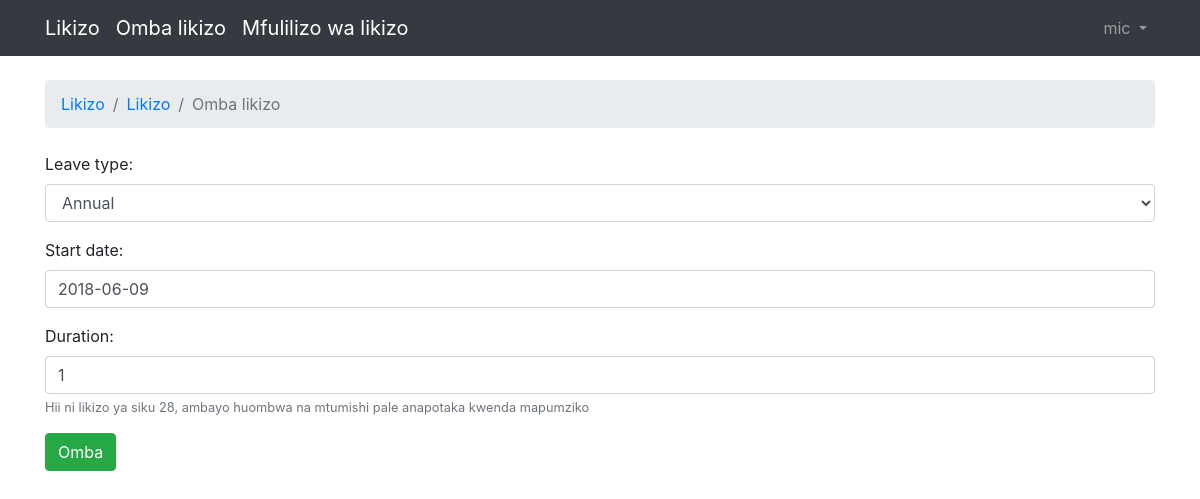
Screenshot of /leave/update/27/ (signed in) with the database file from the repository.
### leave_app/models.py (models this page shows, shortened)
class User(AbstractUser):
    GENDER_TYPE =(
        ('M', 'Male'),
        ('F', 'Female')
    )
    is_supervisor = models.BooleanField(default=False)
    is_manager = models.BooleanField(default=False)
    title = models.CharField(max_length=13, null=True, blank=True)
    PF_number = models.PositiveSmallIntegerField(null=True)
    department = models.ForeignKey(Department, related_name='users', blank=True, null=True)
    gender = models.CharField(choices=GENDER_TYPE, max_length=2, null=True, default='M')

class Leave(models.Model):
    LEAVE_TYPE_CHOICES = (
        ('ANNUAL', 'Annual'),
        ('COMPASSIONATE', 'compassionate'),
        ('MATERNITY', 'maternity'),
        ('PATERNITY', 'paternity')
    )
    leave_type = models.CharField(choices=LEAVE_TYPE_CHOICES, max_length=13, default='ANNUAL')
    start_date = models.DateField()
    duration = models.IntegerField()
    supervisor_approved = models.BooleanField(default=False)  # leave approved by employee supervisor
    manager_approved = models.BooleanField(default=False)   # leave approved by manager
    user = models.ForeignKey(User, on_delete=models.CASCADE, related_name='leaves', blank=True, null=True)
    created_at = models.DateTimeField(auto_now_add=True)
    updated_at = models.DateTimeField(auto_now=True)
    class Meta:
        ordering = ['-start_date']
    '''
    Return true if leave is approved
    '''

### leave_app/views.py (the view)
# urls.py: url(r'^leave/update/(?P<leave_id>\d+)/$', views.edit_leave, name='edit_leave'),
@login_required
def edit_leave(request, leave_id):
    data = get_object_or_404(Leave, id=leave_id)
    if request.method == 'POST':
        form = EditLeaveForm(request.POST or None, instance=data, request=request)
        if form.is_valid():
            leave = form.save(commit=False)
            leave.start_date = form.cleaned_data.get('start_date')
            if form.cleaned_data.get('leave_type') == "ANNUAL":
                leave.duration = form.cleaned_data.get('duration')
            elif form.cleaned_data.get('leave_type') == "COMPASSIONATE":
                leave.duration = 14
            elif form.cleaned_data.get('leave_type') == "PATERNITY":
                leave.duration = 14
            else:
                leave.duration = 60
            leave.leave_type = form.cleaned_data.get('leave_type')
            leave.user = request.user
            leave.save()
            return redirect('list_user_leave', username=request.user.username)
        else:
            return render(request, 'new_leave.html', {'form': form})
    else:
        form = NewLeaveForm(instance=data, request=request)
    return render(request, 'new_leave.html', {'form': form})

### leave_app/forms.py (shortened to what this page needs)
class NewLeaveForm(forms.ModelForm):
    def __init__(self, *args, **kwargs):
        self.request = kwargs.pop('request')
        super(NewLeaveForm, self).__init__(*args, **kwargs)
    date = datetime.datetime.today()
    today_date = date.strftime("%Y-%m-%d")
    LEAVE_TYPE_CHOICES = (
        ('ANNUAL', 'Annual'),
        ('COMPASSIONATE', 'compassionate'),
        ('MATERNITY', 'maternity'),
        ('PATERNITY', 'paternity')
    )
    leave_type = forms.CharField(widget=forms.Select(choices=LEAVE_TYPE_CHOICES))
    start_date = forms.DateField(initial=today_date, widget=DatePickerInput(
        options={"format": "yyyy-mm-dd", "autoclose": True,
                 "startDate": "-1w",
                 "endDate": "+1y",
                 "todayHighlight": True,
                 }))
    duration = forms.IntegerField(required=False)
    class Meta:
        model = Leave
        fields = ['leave_type', 'start_date', 'duration']

### templates/new_leave.html (shortened to what this page needs)
{% extends 'base.html' %}
{% load widget_tweaks %}
{%block breadcrumb %}
<li class="breadcrumb-item"><a href="#">Likizo</a> </li>
<li class="breadcrumb-item"><a href="">Likizo</a> </li>
<li class="breadcrumb-item active">Omba likizo</li>
{% endblock breadcrumb%}
{% block content %}
    <form method="post" novalidate>
        {% include 'conditional_form.html' %}
        <button type="submit" class="btn btn-success">Omba</button>
    </form>
{% endblock content%}

### templates/base.html (shortened to what this page needs)
{% load static %}<!DOCTYPE html>
<html lang="en">
<head>
    <link rel="stylesheet" href="{% static 'css/bootstrap.css' %}">
     <link rel="stylesheet" href="{% static 'css/fontawesome.css' %}">
    <link rel="stylesheet" href="https://use.fontawesome.com/releases/v5.0.13/css/all.css">
    <link rel="stylesheet" href="{% static 'css/bootstrap-datepicker.min.css'%}">
</head>
<body>
{% block body%}
<nav class="navbar navbar-expand-sm navbar-dark bg-dark">
<div class="container">
    <a class="navbar-brand" href="#">Likizo </a>
    {% if user.is_authenticated %}
    <a class="navbar-brand" href="{% url 'new_leave' %}">Omba likizo </a>
    <a class="navbar-brand" href="{% url 'list_user_leave' request.user.username %}">Mfulilizo wa likizo </a>
    {% endif %}
<div class="collapse navbar-collapse" id="mainMenu">
{% if user.is_authenticated %}
<ul class="navbar-nav ml-auto">
<li class="nav-item dropdown">
<a class="nav-link dropdown-toggle" href="#" id="userMenu" data-
toggle="dropdown" aria-haspopup="true" aria-expanded="false">
{{ user.username }}
</a>
</li>
</ul>
{% else %}
    <a href="#" class="btn btn-outline-secondary">Thibitisha</a>
<form class="form-inline ml-auto">
<a href="{% url 'login' %}" class="btn btn-outline-secondary">Ingia</a>
<a href="{% url 'signup' %}" class="btn btn-primary ml-2">Sign up</a>
</form>
{% endif %}
</div>
</div>
</nav>
<div class="container">
    <ol class="breadcrumb my-4">
        {% block breadcrumb %}
        {% endblock breadcrumb%}
    </ol>
    {% block content %}
    {% endblock content %}
</div>
{% endblock body %}
</body>
</html>

### templates/conditional_form.html (shortened to what this page needs)
{% load widget_tweaks %}
{% load static %}
    <div class="form-group">
        {{ form.leave_type.label_tag }}
        {% if form.is_bound %}
          {% if form.leave_type.errors %}
            {% render_field form.leave_type class="form-control is-invalid" %}
             {% for error in form.leave_type.errors %}
                <div class="invalid-feedback">
                    {{ error}}
                </div>
             {% endfor %}
          {% else %}
            {% render_field form.leave_type class="form-control is-valid" %}
          {% endif %}
        {% else %}
        {% render_field form.leave_type class="form-control"%}
        {% endif %}
    </div>
 <div class="form-group">
        {{ form.start_date.label_tag }}
        {% if form.is_bound %}
          {% if form.start_date.errors %}
            {% render_field form.start_date class="form-control is-invalid" %}
                {% for error in form.start_date.errors %}
                <div class="invalid-feedback" style="display:block;">
                    {{ error }}
                </div>
             {% endfor %}
          {% else %}
            {% render_field form.start_date class="form-control is-valid" %}
          {% endif %}
        {% else %}
        {% render_field form.start_date class="form-control"%}
        {% endif %}
    </div>
<div class="form-group conditional" data-condition="['ANNUAL'].includes(leave_type)">
        {{ form.duration.label_tag }}
        {% if form.is_bound %}
          {% if form.duration.errors %}
            {% render_field form.duration class="form-control is-invalid" %}
             {% for error in form.duration.errors %}
                <div class="invalid-feedback">
                    {{ error}}
                </div>
             {% endfor %}
          {% else %}
            {% render_field form.duration class="form-control is-valid" %}
          {% endif %}
        {% else %}
        {% render_field form.duration class="form-control"%}
        {% endif %}
            <small class="form-text text-muted">
                Hii ni likizo ya siku 28, ambayo huombwa na mtumishi pale anapotaka kwenda mapumziko
            </small>
    </div>

### rows the page displays
User: username "mic"
Leave: leave_type "Annual", start_date "2018-06-09", duration "1"
